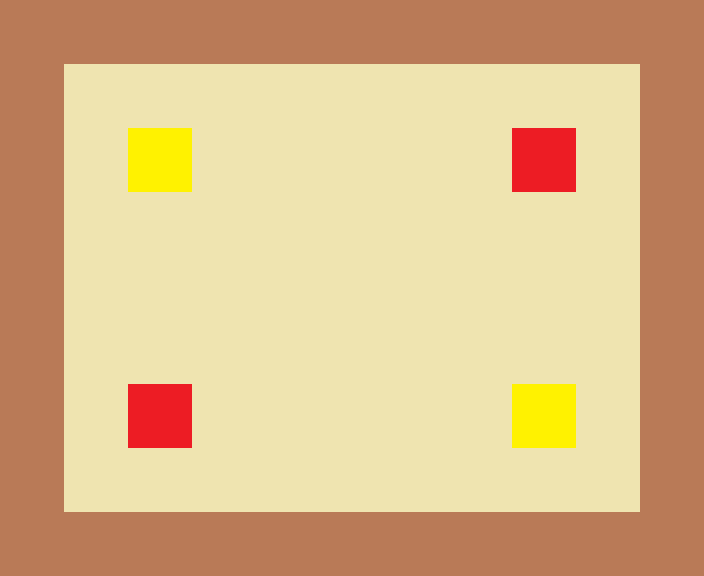

This is a level from a 2D game, rendered from its Tiled map with the project's own tilesets. A one-line summary and the complete map file follow:
An orthogonal 11x9 tile map with 64x64 px tiles, 2 tile layers (tiles, entities).

<map version="1.0" orientation="orthogonal" width="11" height="9" tilewidth="64" tileheight="64">
 <tileset firstgid="1" name="tiled" tilewidth="64" tileheight="64">
  <image source="../tiled.png" width="256" height="128" />
 </tileset>
 <layer name="tiles" width="11" height="9">
  <data>
   <tile gid="1" />
   <tile gid="1" />
   <tile gid="1" />
   <tile gid="1" />
   <tile gid="1" />
   <tile gid="1" />
   <tile gid="1" />
   <tile gid="1" />
   <tile gid="1" />
   <tile gid="1" />
   <tile gid="1" />
   <tile gid="1" />
   <tile gid="2" />
   <tile gid="2" />
   <tile gid="2" />
   <tile gid="2" />
   <tile gid="2" />
   <tile gid="2" />
   <tile gid="2" />
   <tile gid="2" />
   <tile gid="2" />
   <tile gid="1" />
   <tile gid="1" />
   <tile gid="2" />
   <tile gid="2" />
   <tile gid="2" />
   <tile gid="2" />
   <tile gid="2" />
   <tile gid="2" />
   <tile gid="2" />
   <tile gid="2" />
   <tile gid="2" />
   <tile gid="1" />
   <tile gid="1" />
   <tile gid="2" />
   <tile gid="2" />
   <tile gid="2" />
   <tile gid="2" />
   <tile gid="2" />
   <tile gid="2" />
   <tile gid="2" />
   <tile gid="2" />
   <tile gid="2" />
   <tile gid="1" />
   <tile gid="1" />
   <tile gid="2" />
   <tile gid="2" />
   <tile gid="2" />
   <tile gid="2" />
   <tile gid="2" />
   <tile gid="2" />
   <tile gid="2" />
   <tile gid="2" />
   <tile gid="2" />
   <tile gid="1" />
   <tile gid="1" />
   <tile gid="2" />
   <tile gid="2" />
   <tile gid="2" />
   <tile gid="2" />
   <tile gid="2" />
   <tile gid="2" />
   <tile gid="2" />
   <tile gid="2" />
   <tile gid="2" />
   <tile gid="1" />
   <tile gid="1" />
   <tile gid="2" />
   <tile gid="2" />
   <tile gid="2" />
   <tile gid="2" />
   <tile gid="2" />
   <tile gid="2" />
   <tile gid="2" />
   <tile gid="2" />
   <tile gid="2" />
   <tile gid="1" />
   <tile gid="1" />
   <tile gid="2" />
   <tile gid="2" />
   <tile gid="2" />
   <tile gid="2" />
   <tile gid="2" />
   <tile gid="2" />
   <tile gid="2" />
   <tile gid="2" />
   <tile gid="2" />
   <tile gid="1" />
   <tile gid="1" />
   <tile gid="1" />
   <tile gid="1" />
   <tile gid="1" />
   <tile gid="1" />
   <tile gid="1" />
   <tile gid="1" />
   <tile gid="1" />
   <tile gid="1" />
   <tile gid="1" />
   <tile gid="1" />
  </data>
 </layer>
 <layer name="entities" width="11" height="9">
  <data>
   <tile gid="0" />
   <tile gid="0" />
   <tile gid="0" />
   <tile gid="0" />
   <tile gid="0" />
   <tile gid="0" />
   <tile gid="0" />
   <tile gid="0" />
   <tile gid="0" />
   <tile gid="0" />
   <tile gid="0" />
   <tile gid="0" />
   <tile gid="0" />
   <tile gid="0" />
   <tile gid="0" />
   <tile gid="0" />
   <tile gid="0" />
   <tile gid="0" />
   <tile gid="0" />
   <tile gid="0" />
   <tile gid="0" />
   <tile gid="0" />
   <tile gid="0" />
   <tile gid="0" />
   <tile gid="5" />
   <tile gid="0" />
   <tile gid="0" />
   <tile gid="0" />
   <tile gid="0" />
   <tile gid="0" />
   <tile gid="3" />
   <tile gid="0" />
   <tile gid="0" />
   <tile gid="0" />
   <tile gid="0" />
   <tile gid="0" />
   <tile gid="0" />
   <tile gid="0" />
   <tile gid="0" />
   <tile gid="0" />
   <tile gid="0" />
   <tile gid="0" />
   <tile gid="0" />
   <tile gid="0" />
   <tile gid="0" />
   <tile gid="0" />
   <tile gid="0" />
   <tile gid="0" />
   <tile gid="0" />
   <tile gid="0" />
   <tile gid="0" />
   <tile gid="0" />
   <tile gid="0" />
   <tile gid="0" />
   <tile gid="0" />
   <tile gid="0" />
   <tile gid="0" />
   <tile gid="0" />
   <tile gid="0" />
   <tile gid="0" />
   <tile gid="0" />
   <tile gid="0" />
   <tile gid="0" />
   <tile gid="0" />
   <tile gid="0" />
   <tile gid="0" />
   <tile gid="0" />
   <tile gid="0" />
   <tile gid="3" />
   <tile gid="0" />
   <tile gid="0" />
   <tile gid="0" />
   <tile gid="0" />
   <tile gid="0" />
   <tile gid="5" />
   <tile gid="0" />
   <tile gid="0" />
   <tile gid="0" />
   <tile gid="0" />
   <tile gid="0" />
   <tile gid="0" />
   <tile gid="0" />
   <tile gid="0" />
   <tile gid="0" />
   <tile gid="0" />
   <tile gid="0" />
   <tile gid="0" />
   <tile gid="0" />
   <tile gid="0" />
   <tile gid="0" />
   <tile gid="0" />
   <tile gid="0" />
   <tile gid="0" />
   <tile gid="0" />
   <tile gid="0" />
   <tile gid="0" />
   <tile gid="0" />
   <tile gid="0" />
   <tile gid="0" />
  </data>
 </layer>
</map>
